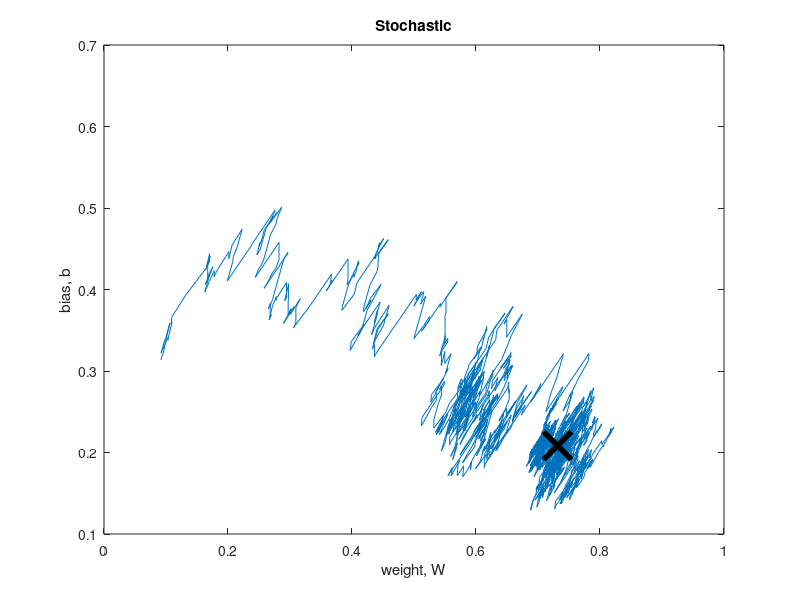
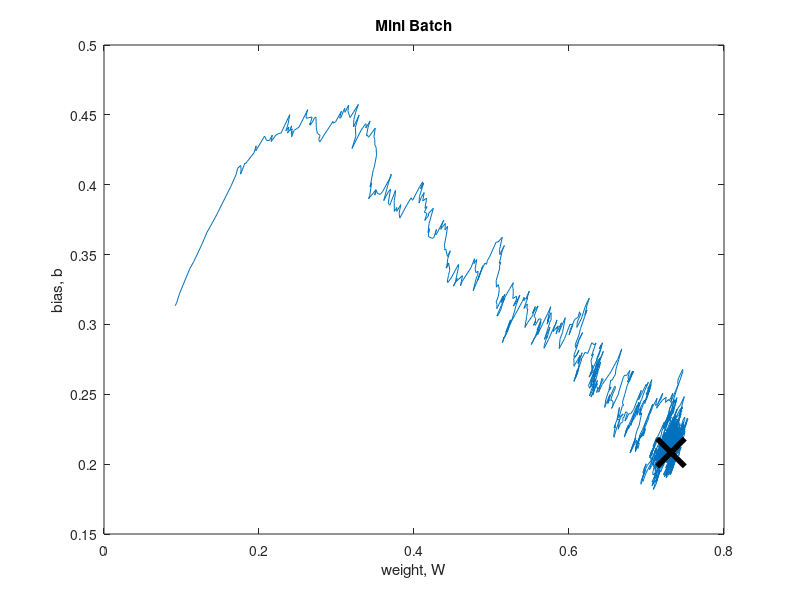
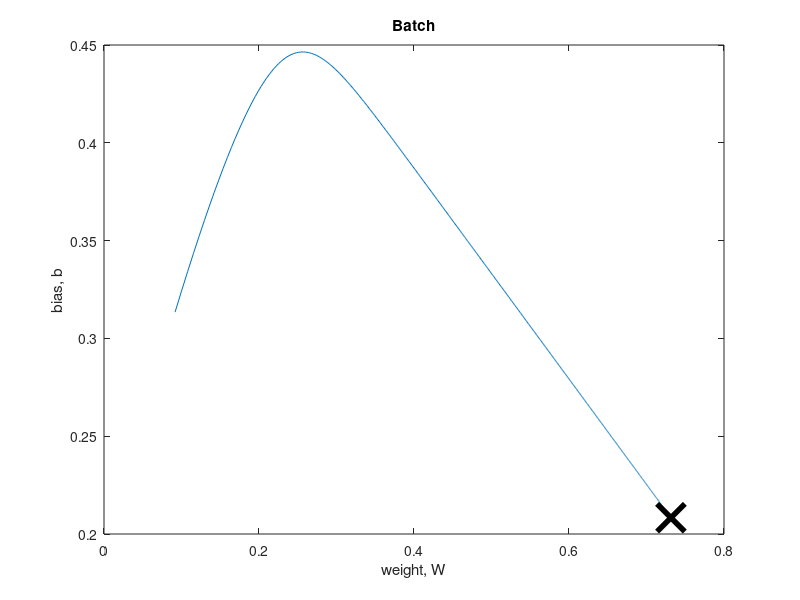
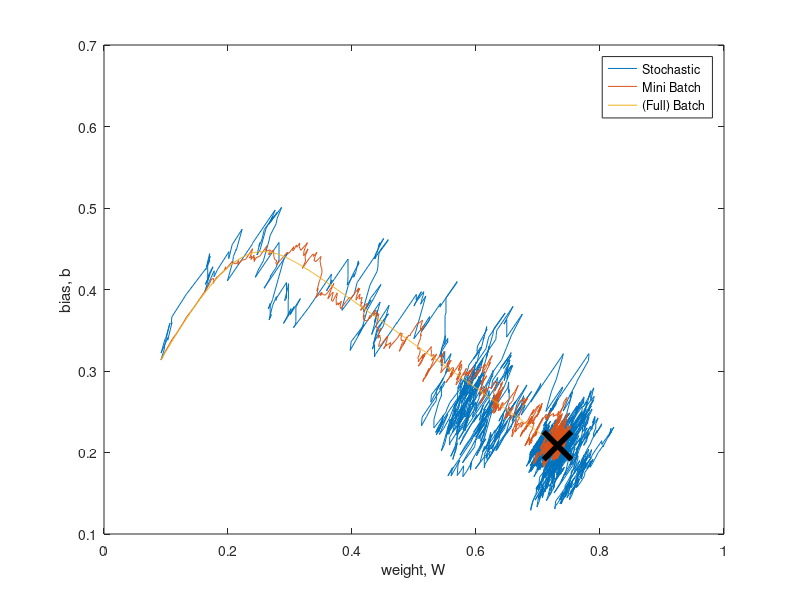

These figures' MATLAB source, in order:
% Neural Net with single hidden layer of one neuron to perform linear
% regression using batches of varying size.
% Linear activation.
% Decreasing learning rate, eta.


% Seed RNG.
rng(080992)
plotting_data = 0;

% Construct data
n = 20;                             % number of data points
x = linspace(0,1,n);                % known inputs
y = x + 0.25*randn(1,length(x));    % noisy outputs



% Plot data and solve least squares problem.
A = [x', ones(length(x),1)];
param = A\y';
if(plotting_data == 1)
    figure()
    plot(x, y, 'xk')
    hold on
    plot(x, param(1)*x + param(2), 'r')
    legend('Data Points', 'Least Squares Fit', 'location', 'best')
    title('Data and Least Squares Solution')
    hold off
end

%sigmoid = @(x, W, b) 1./(1+exp(-(W*x+b)));
%d_sigmoid = @(a) a*(1-a);

% Activation function - linear
linear = @(x, W, b) W*x+b;
d_linear = @(a) 1;

% Initialise weight and bias.
W = rand(1);
b = rand(1);

% Parameters for changing learning rate.
e_R = 2; % factor by which to divide learning rate
N_R = 4; % how often to reduce learning rate



%%  METHOD 1: Stochastic Gradient Descent

Niter = 5e3;
eta = 0.05;

% Initialise weight and bias.
W_stochastic = zeros(Niter,1);  W_stochastic(1) = W; 
b_stochastic = zeros(Niter,1);  b_stochastic(1) = b;

for iterations = 2:Niter
    
    % Select training data point.
    i = randi(length(x), 1);
    
    % Forward pass
    a2 = linear(x(i), W_stochastic(iterations-1), b_stochastic(iterations-1));
    
    % Backward pass
    delta = d_linear(a2)*(a2-y(i));
    
    % Update weights
    W_stochastic(iterations) = W_stochastic(iterations-1) - eta*delta*x(i);
    b_stochastic(iterations) = b_stochastic(iterations-1) - eta*delta;
    
    if(mod(iterations, floor(Niter/N_R)) == 0)
        eta = eta/e_R;
    end
end

figure
plot(W_stochastic, b_stochastic)
hold on
plot(param(1), param(2), 'kx', 'markersize', 20, 'linewidth', 4)
hold off
title('Stochastic')
ylabel('bias, b')
xlabel('weight, W')



%% METHOD 2: Mini Batch

Niter = 5e3;
eta = 0.05;

% Initialise weight and bias.
W_mini = zeros(Niter,1);  W_mini(1) = W; 
b_mini = zeros(Niter,1);  b_mini(1) = b;

% Size of mini batch.
mini_batch = 6;

for iterations = 2:Niter
    
    % Select batch of data training points.
    perm = randperm(length(x));
    perm = perm(1:mini_batch);
    
    % Storage for update terms (for mean).
    delta_w = 0;
    delta_b = 0;
    
    for i = 1:mini_batch
        
        % Forward pass
        a2 = linear(x(perm(i)), W_mini(iterations-1), b_mini(iterations-1));
        
        % Backward pass
        delta = d_linear(a2)*(a2-y(perm(i)));
        
        % Sum update terms.
        delta_w = delta_w + delta*x(perm(i));
        delta_b = delta_b + delta;
    end
    
    % Take mean of update terms.
    delta_w = delta_w/mini_batch;
    delta_b = delta_b/mini_batch;
    
    % Update weights
    W_mini(iterations) = W_mini(iterations-1) - eta*delta_w;
    b_mini(iterations) = b_mini(iterations-1) - eta*delta_b;
    
    if(mod(iterations, floor(Niter/N_R)) == 0)
        eta = eta/e_R;
    end
end

figure
plot(W_mini, b_mini)
hold on
plot(param(1), param(2), 'kx', 'markersize', 20, 'linewidth', 4)
hold off
title('Mini Batch')
ylabel('bias, b')
xlabel('weight, W')



%% METHOD 3: Full Batch

Niter = 3e3;
eta = 0.05;

% Initalise weight and bias.
W_batch = zeros(Niter,1);  W_batch(1) = W; 
b_batch = zeros(Niter,1);  b_batch(1) = b;

for iterations = 2:Niter
    
    % Storage for update terms (for mean).
    delta_w = 0;
    delta_b = 0;
    
    % Loop through all data points.
    for i = 1:length(x)
        
        % Forward pass.
        a2 = linear(x(i), W_batch(iterations-1), b_batch(iterations-1));
        
        % Backward pass.
        delta = d_linear(a2)*(a2-y(i));
        
        % Sum update terms.
        delta_w = delta_w + delta*x(i);
        delta_b = delta_b + delta;
    end
    
    % Take mean of update terms.
    delta_w = delta_w/length(x);
    delta_b = delta_b/length(x);
    
    % Update weights.
    W_batch(iterations) = W_batch(iterations-1) - eta*delta_w;
    b_batch(iterations) = b_batch(iterations-1) - eta*delta_b;
    
    if(mod(iterations, floor(Niter/N_R)) == 0)
        eta = eta/e_R;
    end  
end

figure
plot(W_batch, b_batch)
hold on
plot(param(1), param(2), 'kx', 'markersize', 20, 'linewidth', 4)
hold off
title('Batch')
ylabel('bias, b')
xlabel('weight, W')



%% PLOT PATHS:

figure
plot(W_stochastic, b_stochastic)
hold on
plot(W_mini, b_mini)
plot(W_batch, b_batch)
plot(param(1), param(2), 'kx', 'markersize', 20, 'linewidth', 4)
legend('Stochastic', 'Mini Batch', '(Full) Batch')
ylabel('bias, b')
xlabel('weight, W')
